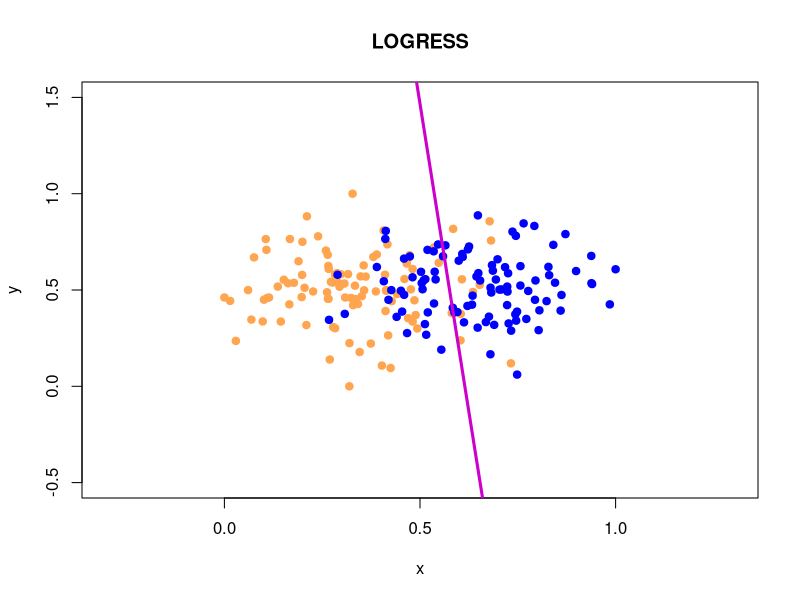

Generate this figure with R: (Note: this script raises an error after producing the figure.)
library("MASS")


Normalization <- function(xl) {
  n <- dim(xl)[1]
  m <- dim(xl)[2]
  #print(x)
  for (i in seq(m)) {
    xmin <- min(xl[,i])
    xmax <- max(xl[,i])
    xl[,i] <- (xl[,i] - xmin)/(xmax - xmin)
  }
  return(xl)
}

drawLine <- function(w, col, lwd, xmin, xmax) {
  x <- seq(xmin, xmax, len = 100)
  f <- function(x) {
    return( - x*w[1]/w[2] + w[3]/w[2] )
  }
  y <- f(x)
  lines(x, y, type="l", lwd=lwd, col=col, xlim=c(plotxmin, plotxmax), ylim = c(plotymin, plotymax))
}

adaline_loss <- function(x) {
  l <- (x-1)^2
  return(l)
}
adaline_upd <- function(xi, yi, w, eta) {
  wx <- c(crossprod(w, xi))
  #ld <- 2 * (wx - yi) * xi
  l <- (wx - yi) * xi
  nextW <- w - eta * l
  return(nextW)
}

hebb_loss <- function(x) {
  return (max(-x, 0))
}
hebb_upd <- function(xi, yi, w, eta) {
  nextW <- w + eta * yi * xi
  return (nextW)
}

logregss_loss <- function(x) {
  return(log2(1+exp(-x)))
}
logress_upd <- function(xi, yi, w, eta) {
  nextW <- w + eta * xi * yi * sigmoid(-yi * c(crossprod(w, xi)))
  return (nextW)
}
sigmoid <- function(z) {
  return(1 / (1 + exp(-z)))
}

stgrad <- function(xl, eta = 1, lambda = 1/6, eps = 1e-5, loss, upd, lwd, col, xmin, xmax) {
  n <- dim(xl)[1]
  m <- dim(xl)[2] - 1
  w <- rep(1/2, m)
  Q <- 0
  Qprev <- Q

  for (i in 1:n) {
    xi <- xl[i, 1:m]
    yi <- xl[i, m+1]

    wx <- crossprod(w, xi)
    l <- wx * yi

    Q <- Q + loss(l)
  }
  
  iter <- 0
  repeat {
    iter <- iter + 1
    if (iter > 1000) {
      break;
    }
    
    mis <- array(dim = n)

    for (i in 1:n) {
      xi <- xl[i, 1:m]
      yi <- xl[i, m + 1]
      mis[i] <- crossprod(w, xi) * yi
    }

    errorIndexes <- which(mis <= 0)
    if (length(errorIndexes) > 0)
    {
      i <- sample(errorIndexes, 1)
      xi <- xl[i, 1:m]
      yi <- xl[i, m + 1]
    
      wx <- crossprod(w, xi)
      l <- wx * yi
      ex <- loss(l)
      
      w <- upd(xi, yi, w, eta)
      
      Qprev <- Q
      Q <- (1 - lambda) * Q + lambda * ex
      if (abs(Q - Qprev) < eps)
      {
        break
      }
     # drawLine(w, col, lwd, xmin, xmax)
    }
    else
    {
      break
    }
  }
  
  return(w)
}

colors = c("tan1", "blue")
n <- 100
m <- 100

sigma1 <- matrix(c(1, 0, 0, 1), 2, 2)
sigma2 <- matrix(c(1, 0, 0, 1), 2, 2)

mu1 <- c(5, 10)
mu2 <- c(7, 10)

xy1 <- mvrnorm(n=n, mu = mu1, Sigma = sigma1)
xy2 <- mvrnorm(n=m, mu = mu2, Sigma = sigma2)

xy <- rbind(xy1, xy2)
xy <- Normalization(xy)

xy <- cbind(xy, rep(-1, n+m))

xy <- cbind(xy, c(rep(-1, n), rep(1, m)))

plotxmin <- min(xy[,1], xy[,1]) - 0.3
plotxmax <- max(xy[,1], xy[,1]) + 0.3
plotymin <- min(xy[,2], xy[,2]) - 0.5
plotymax <- max(xy[,2], xy[,2]) + 0.5
plot(c(), type="n", xlab = "x", ylab = "y", xlim=c(plotxmin, plotxmax), ylim = c(plotymin, plotymax), main="LOGRESS")

points(xy, pch=21, col=colors[ifelse(xy[,4] == -1, 1, 2)], bg=colors[ifelse(xy[,4] == -1, 1, 2)])

# adaline
#resW <- stgrad(xy, loss = adaline_loss, upd = adaline_upd, lwd = 0.5, col = 'chartreuse', xmin = plotxmin, xmax = plotxmax)
#drawLine(resW, col = 'chartreuse3', lwd = 3, xmin = plotxmin, xmax = plotxmax)

#resW <- stgrad(xy, loss = hebb_loss, upd = hebb_upd, lwd = 0.5, col = 'red', xmin = plotxmin, xmax = plotxmax)
#drawLine(resW, lwd = 3, col = 'red3', xmin = plotxmin, xmax = plotxmax)

resW <- stgrad(xy, loss = logregss_loss, upd = logress_upd, lwd = 0.5, col = 'magenta', xmin = plotxmin, xmax = plotxmax)
drawLine(resW, lwd = 3, col = 'magenta3', xmin = plotxmin, xmax = plotxmax)

w<-resW
x <- plotxmin
while(x < 2)
{
  y <- plotymin
  while(y < 2)
  {
    xy <- c(x,y)
    s <- sigmoid(c(crossprod(w, c(x, y, -1))) * -1) - sigmoid(c(crossprod(w, c(x, y, -1))) * 1)
    if(s>0)
    {
      c <- adjustcolor(colors[1], alpha.f = s)
    }
    else
    {
      c <- adjustcolor(colors[2], alpha.f = -s)
    }
    draw.circle(x, y, radius = 0.005, col = c, border = c)
    y <- y+0.05
  }
  x <- x+0.02
}